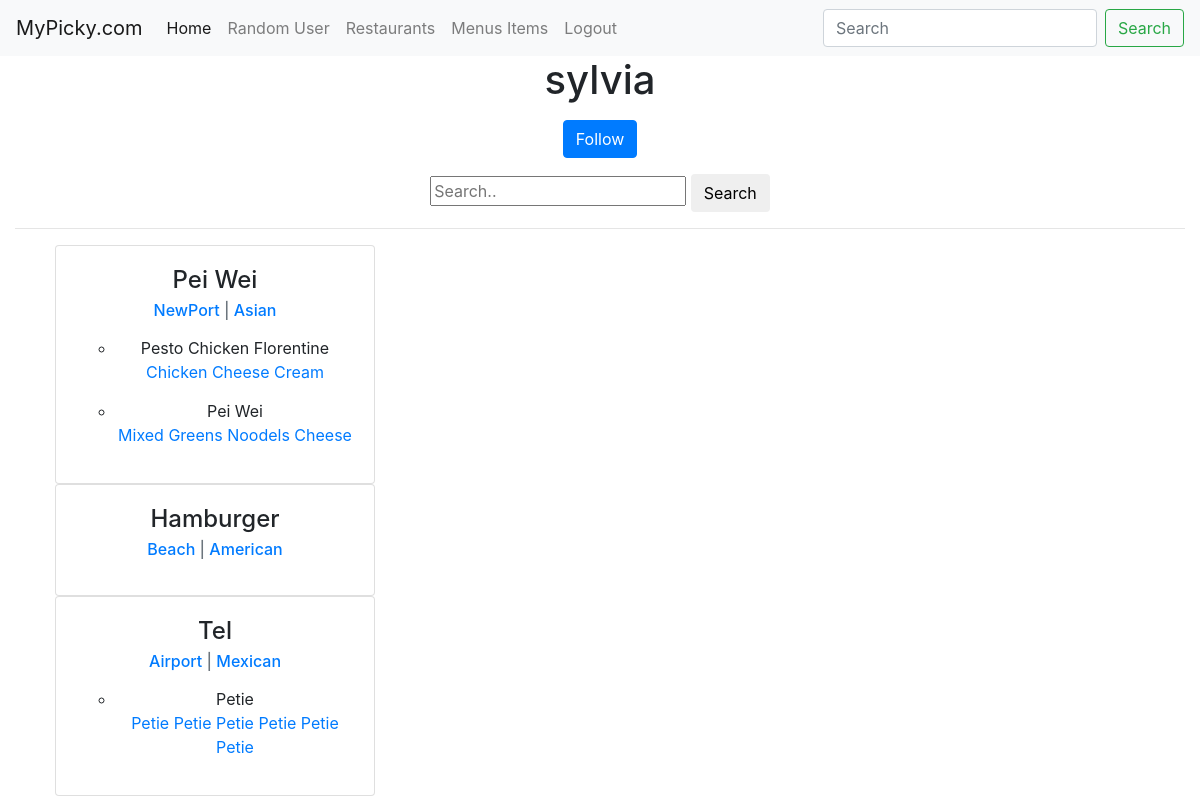
Page /u/sylvia/ (signed in) on the committed database.
### restaurants/models.py (models this page shows, shortened)
class RestaurantLocation(models.Model):
	owner = models.ForeignKey(User)
	name = models.CharField(max_length=120)
	location = models.CharField(max_length=120,null=True,blank=True)
	category = models.CharField(max_length=120,null=True,blank=True,validators=[validate_category])
	timestamp =models.DateTimeField(auto_now_add=True)
	updated = models.DateTimeField(auto_now=True)
	slug = models.SlugField(null=True,blank=True)
	objects=RestaurantLocationManager()

### menus/models.py (models this page shows, shortened)
class Item(models.Model):
	user = models.ForeignKey(settings.AUTH_USER_MODEL)
	restaurant = models.ForeignKey(RestaurantLocation)
	name = models.CharField(max_length=120)
	contents = models.TextField(help_text="Seperate each item by comma.")
	excludes = models.TextField(blank=True,null=True,help_text="Seperate each item by comma.")
	public = models.BooleanField(default=True)
	timestamp =models.DateTimeField(auto_now_add=True)
	updated = models.DateTimeField(auto_now=True)
	class Meta:
		ordering = ['-updated','-timestamp']
	def get_contents(self):
		return self.contents.split(",")

### profiles/views.py (the view)
# urls.py: url(r'^(?P<username>[\w-]+)/$',ProfileDetailView.as_view(),name='detail'),
class ProfileDetailView(DetailView):
	template_name='profiles/user.html'
	def get_object(self):
		username=self.kwargs.get("username")
		if username == None:
			raise Http404
		return get_object_or_404(User,username__iexact=username,is_active=True)
	def get_context_data(self,*args,**kwargs):
		context=super(ProfileDetailView,self).get_context_data(*args,**kwargs)
		user=context['user']
		item_exist=Item.objects.filter(user=self.get_object()).exists()
		is_following=False
		if user.profile in self.request.user.is_following.all():
			is_following=True
		context['is_following']=is_following
		query=self.request.GET.get("q")
		qs=RestaurantLocation.objects.filter(owner=self.get_object()).search(query)
		if item_exist and qs.exists():
			context['location']=qs
		return context

### restaurants/models.py (called while the page is built, shortened)
	def search(self,query):
		return self

	def get_queryset(self):
		return RetaurantLocationQuerySet(self.model,using=self._db)

### profiles/templates/profiles/user.html (shortened to what this page needs)
{% extends "base.html" %}
{% block content %}
<h1>{{ user.username }}</h1>
<p>{% include 'profiles/snippets/follow_snippet.html' with username=user.username is_following=is_following %}</p>
<form class='form' method='GET' action='.'>
	<input type='text' placeholder="Search.." name='q' value="{{ request.GET.q }}">
	<button class='btn btn-dafault' type='submit'>Search</button>
</form>
<hr/>
{% if location %}
<ul>
{% for rest in location %}
<div class='row'>
	<div class='col-sm-12'>
		<div class="card" style="width: 20rem;">
			<div class="card-body">
    			<h4 class="card-title">{{ rest.name }}</h4>
    			<h6 class="card-subtitle mb-2 text-muted"><a href='{{ request.path }}?q={{ rest.location }}'>{{ rest.location }}</a> | <a href='{{ request.path }}?q={{ rest.category }}'>{{ rest.category }}</a></h6>
    			<p class="card-text">
					<ul>
					{% for it in rest.item_set.all %}
						<li style='margin-bottom: 15px;'>{{ it.name }}</br>
						{% for ing in it.get_contents %}
							<a href='{{ request.path }}?q={{ ing }}'>{{ ing }}</a>
						{% endfor %}
						</li>
					{% endfor %}
					</ul>
   				</p>
			</div>
		</div>
	</div>
</div>
{% endfor %}
</ul>
{% else %}
<p class='leader'>No Items Found</p>
{% endif %}
{% endblock content%}

### rows in the picture
RestaurantLocation: name "Pei Wei", location "NewPort", category "Asian"
Item: name "Pesto Chicken Florentine", get_contents "Chicken" "Cheese" "Cream"
Item: name "Pei Wei", get_contents "Mixed Greens" "Noodels" "Cheese"
RestaurantLocation: name "Hamburger", location "Beach", category "American"
RestaurantLocation: name "Tel", location "Airport", category "Mexican"
Item: name "Petie", get_contents "Petie" "Petie" "Petie" "Petie" "Petie" "Petie"

### other values in the picture
{{ user.username }} "sylvia"
